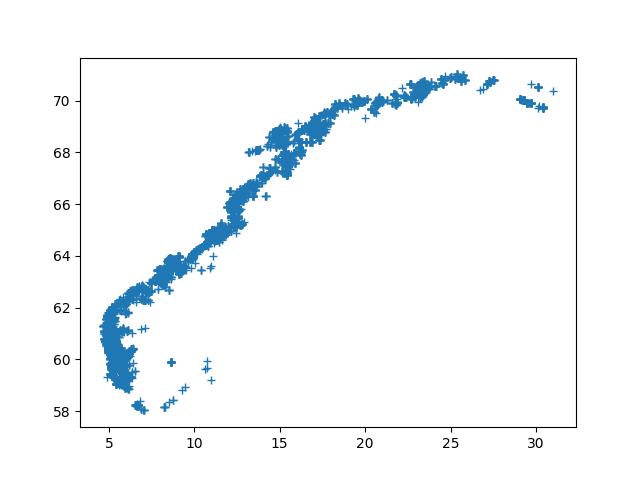

Write Python code to recreate this figure.
import csv

lats = []
lons = []

with open("Akvakulturregisteret.csv", newline="", encoding="iso-8859-1") as csvfile:
    akvareader = csv.reader(csvfile, delimiter=";")
    for row in akvareader:
        if row[12] == "Laks": # endre dennne linjen til å velge hvilke arter som skal vises
            try:
                lat = float(row[-2])  # latitude is second last
                lon = float(row[-1])  # longitude is last
            except ValueError:
                continue
            lats.append(lat)
            lons.append(lon)

try:
    import matplotlib.pyplot as plt

    plt.plot(lons, lats, "+")
    # savefig lagrer filene
    plt.savefig("uke_12_oppg_6b.png")
    plt.show()




except (ImportError, ModuleNotFoundError) as e:
    print(f"Import of matplotlib failed: {e}")
    print(f"We have {len(lats)} latitudes and {len(lons)} longitudes")
